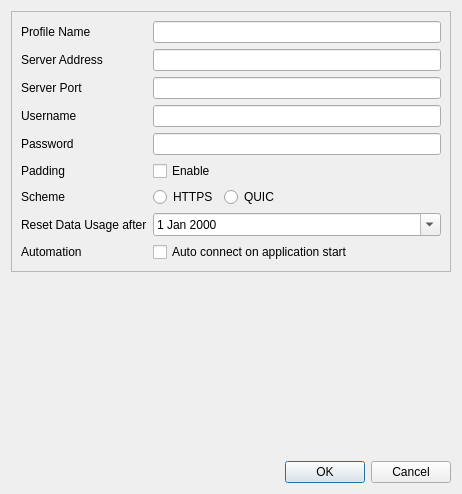
<?xml version="1.0" encoding="UTF-8"?>
<ui version="4.0">
 <class>NaiveProxyEditDialog</class>
 <widget class="QDialog" name="NaiveProxyEditDialog">
  <property name="geometry">
   <rect>
    <x>0</x>
    <y>0</y>
    <width>462</width>
    <height>494</height>
   </rect>
  </property>
  <property name="windowTitle">
   <string>Profile Editor</string>
  </property>
  <layout class="QVBoxLayout" name="verticalLayout">
   <item>
    <widget class="QFrame" name="editFrame">
     <property name="frameShape">
      <enum>QFrame::StyledPanel</enum>
     </property>
     <property name="frameShadow">
      <enum>QFrame::Raised</enum>
     </property>
     <layout class="QFormLayout" name="formLayout">
      <property name="sizeConstraint">
       <enum>QLayout::SetMaximumSize</enum>
      </property>
      <property name="fieldGrowthPolicy">
       <enum>QFormLayout::ExpandingFieldsGrow</enum>
      </property>
      <property name="rowWrapPolicy">
       <enum>QFormLayout::WrapLongRows</enum>
      </property>
      <property name="labelAlignment">
       <set>Qt::AlignLeading|Qt::AlignLeft|Qt::AlignVCenter</set>
      </property>
      <item row="1" column="0">
       <widget class="QLabel" name="nameLabel">
        <property name="text">
         <string>Profile Name</string>
        </property>
       </widget>
      </item>
      <item row="1" column="1">
       <widget class="QLineEdit" name="nameEdit"/>
      </item>
      <item row="2" column="0">
       <widget class="QLabel" name="serverAddrLabel">
        <property name="text">
         <string>Server Address</string>
        </property>
       </widget>
      </item>
      <item row="2" column="1">
       <widget class="QLineEdit" name="serverAddrEdit"/>
      </item>
      <item row="3" column="0">
       <widget class="QLabel" name="serverPortLabel">
        <property name="text">
         <string>Server Port</string>
        </property>
       </widget>
      </item>
      <item row="3" column="1">
       <widget class="QLineEdit" name="serverPortEdit">
        <property name="inputMethodHints">
         <set>Qt::ImhDigitsOnly|Qt::ImhPreferNumbers</set>
        </property>
       </widget>
      </item>
      <item row="5" column="0">
       <widget class="QLabel" name="pwdLabel">
        <property name="text">
         <string>Password</string>
        </property>
       </widget>
      </item>
      <item row="5" column="1">
       <widget class="QLineEdit" name="pwdEdit">
        <property name="inputMethodHints">
         <set>Qt::ImhNoAutoUppercase|Qt::ImhNoPredictiveText|Qt::ImhSensitiveData</set>
        </property>
        <property name="echoMode">
         <enum>QLineEdit::PasswordEchoOnEdit</enum>
        </property>
       </widget>
      </item>
      <item row="6" column="0">
       <widget class="QLabel" name="label">
        <property name="text">
         <string>Padding</string>
        </property>
       </widget>
      </item>
      <item row="6" column="1">
       <widget class="QCheckBox" name="checkBox">
        <property name="text">
         <string>Enable</string>
        </property>
       </widget>
      </item>
      <item row="8" column="0">
       <widget class="QLabel" name="resetDateLabel">
        <property name="text">
         <string>Reset Data Usage after</string>
        </property>
       </widget>
      </item>
      <item row="8" column="1">
       <widget class="QDateEdit" name="resetDateEdit">
        <property name="sizePolicy">
         <sizepolicy hsizetype="Expanding" vsizetype="Fixed">
          <horstretch>0</horstretch>
          <verstretch>0</verstretch>
         </sizepolicy>
        </property>
        <property name="calendarPopup">
         <bool>true</bool>
        </property>
       </widget>
      </item>
      <item row="9" column="0">
       <widget class="QLabel" name="autoStartLabel">
        <property name="text">
         <string>Automation</string>
        </property>
       </widget>
      </item>
      <item row="9" column="1">
       <widget class="QCheckBox" name="autoStartCheckBox">
        <property name="sizePolicy">
         <sizepolicy hsizetype="Expanding" vsizetype="Fixed">
          <horstretch>0</horstretch>
          <verstretch>0</verstretch>
         </sizepolicy>
        </property>
        <property name="text">
         <string>Auto connect on application start</string>
        </property>
       </widget>
      </item>
      <item row="4" column="0">
       <widget class="QLabel" name="label_2">
        <property name="text">
         <string>Username</string>
        </property>
       </widget>
      </item>
      <item row="4" column="1">
       <widget class="QLineEdit" name="lineEdit"/>
      </item>
      <item row="7" column="0">
       <widget class="QLabel" name="label_3">
        <property name="text">
         <string>Scheme</string>
        </property>
       </widget>
      </item>
      <item row="7" column="1">
       <layout class="QHBoxLayout" name="horizontalLayout">
        <item>
         <widget class="QRadioButton" name="radioButton_2">
          <property name="text">
           <string>HTTPS</string>
          </property>
         </widget>
        </item>
        <item>
         <widget class="QRadioButton" name="radioButton">
          <property name="text">
           <string>QUIC</string>
          </property>
         </widget>
        </item>
       </layout>
      </item>
     </layout>
    </widget>
   </item>
   <item>
    <spacer name="verticalSpacer">
     <property name="orientation">
      <enum>Qt::Vertical</enum>
     </property>
     <property name="sizeHint" stdset="0">
      <size>
       <width>20</width>
       <height>0</height>
      </size>
     </property>
    </spacer>
   </item>
   <item>
    <widget class="QDialogButtonBox" name="buttonBox">
     <property name="orientation">
      <enum>Qt::Horizontal</enum>
     </property>
     <property name="standardButtons">
      <set>QDialogButtonBox::Cancel|QDialogButtonBox::Ok</set>
     </property>
    </widget>
   </item>
  </layout>
 </widget>
 <tabstops>
  <tabstop>nameEdit</tabstop>
  <tabstop>serverAddrEdit</tabstop>
  <tabstop>serverPortEdit</tabstop>
  <tabstop>pwdEdit</tabstop>
  <tabstop>resetDateEdit</tabstop>
  <tabstop>autoStartCheckBox</tabstop>
 </tabstops>
 <resources/>
 <connections>
  <connection>
   <sender>buttonBox</sender>
   <signal>rejected()</signal>
   <receiver>NaiveProxyEditDialog</receiver>
   <slot>reject()</slot>
   <hints>
    <hint type="sourcelabel">
     <x>230</x>
     <y>473</y>
    </hint>
    <hint type="destinationlabel">
     <x>230</x>
     <y>246</y>
    </hint>
   </hints>
  </connection>
 </connections>
</ui>
